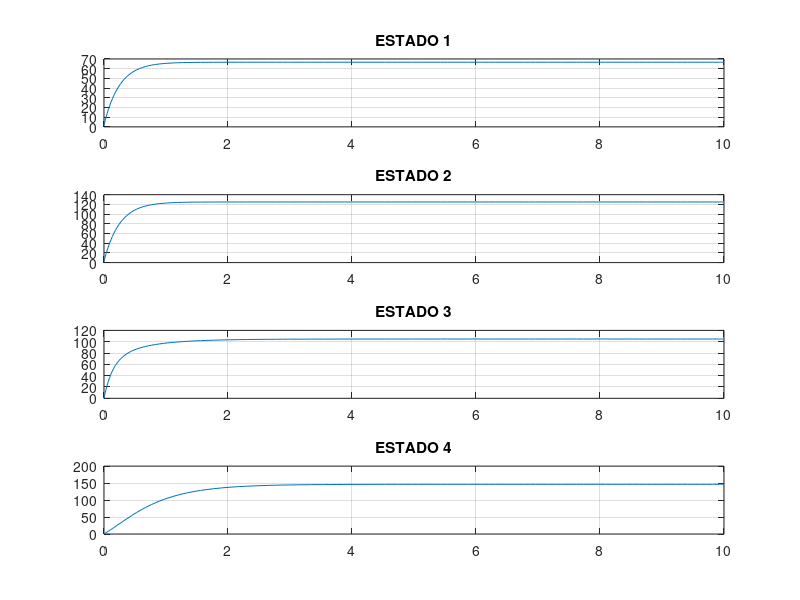
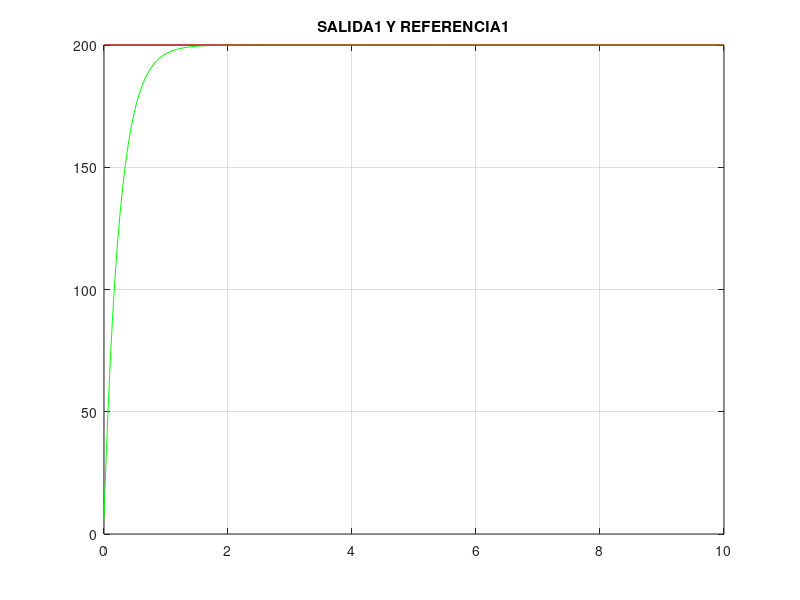
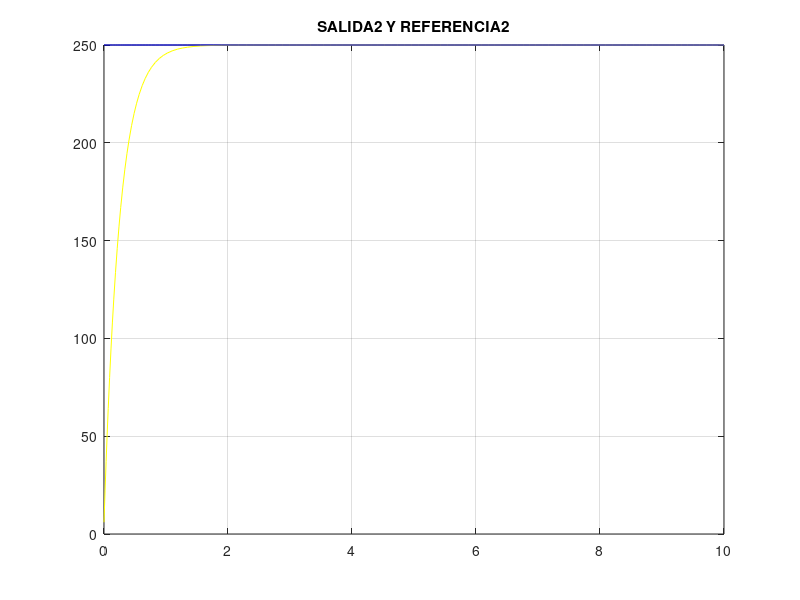
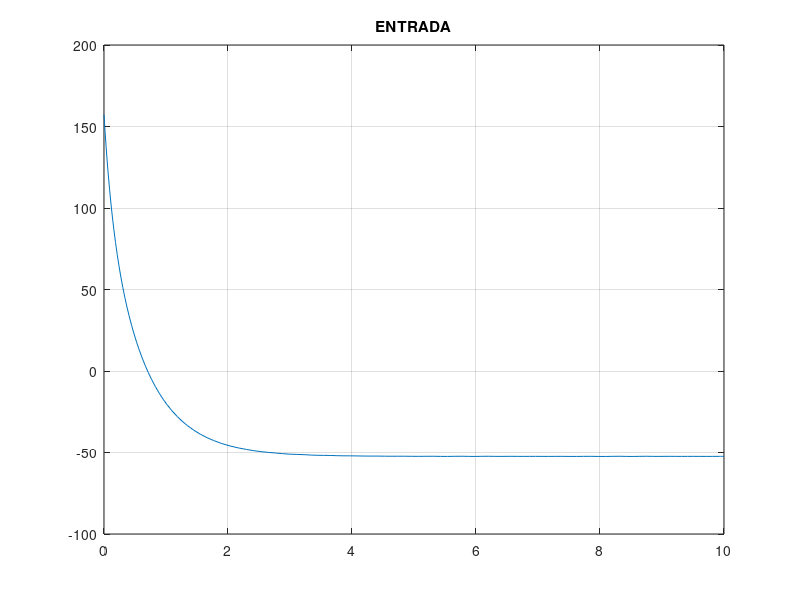

MATLAB code to generate these figures, in order:
function ex3_2

global A B C Ke L

tspan = [0 10];
x0 = [2 3 0 0];
pd = -4;
pdo = -5;
% Matrices del sistema
A = [-1 -3 4 1; 0 -2 1 2; -1 -1 0 3; 2 -1 2 -1];
B = [2 1; 3 -0.5; 4 2; 1 1];
C = [3 0 0 0; 0 2 0 0];

% Calculamos ganancias de control
Ke = pd;
I = eye(4);
% Diseno del observador
Mo = [C;C*A;C*(A^2);C*(A^3)];
rank(Mo);
%  El sistema solo es observable para la salida x2
Ho = (A-pdo*I)*(A-pdo*I)*(A-pdo*I)*(A-pdo*I);
% L = -Ho*(Mo1^-1)*[0;0;0;1];


% Resuelve las ecuaciones diferenciales ordinarias
[t, X] = ode45(@ex3_2_sys, tspan, x0);

% Grafico los estados
figure;
subplot(4,1,1); plot(t, X(:,1)); title('ESTADO 1'); grid;
subplot(4,1,2); plot(t, X(:,2)); title('ESTADO 2'); grid;
subplot(4,1,3); plot(t, X(:,3)); title('ESTADO 3'); grid;
subplot(4,1,4); plot(t, X(:,4)); title('ESTADO 4'); grid;

ref = [200+0*t  250+0*t];   dref = [0*t 0*t];

Y = X*C';

e = ref - Y;

U = (C*B)^-1*(dref - X*(C*A)' - Ke*e)';

figure; plot(t,Y(:,1), 'green', t, ref(:,1), 'red'); title('SALIDA1 Y REFERENCIA1'); grid;
figure; plot(t,Y(:,2), 'yellow', t, ref(:,2), 'blue'); title('SALIDA2 Y REFERENCIA2'); grid;
figure; plot(t, U(1,:)); title('ENTRADA'); grid;

end


function dX = ex3_2_sys(t, X)

global A B C Ke L

x = X(1:4);
% xo = X(5:8);

ref = [200+0*t; 250+0*t];   dref = [0*t; 0*t];

% Variable de Error
e = ref - C*x;

% Ley de Control
U = (C*B)^-1*(dref - C*A*x - Ke*e);
% Y = C*x;
% Ye = Y - C*xo;
%ODE's
dx = A*x + B*U;
% dxo = A*xo + B*U - L*Ye;
% dX = [dx;dxo];
dX = dx;

end